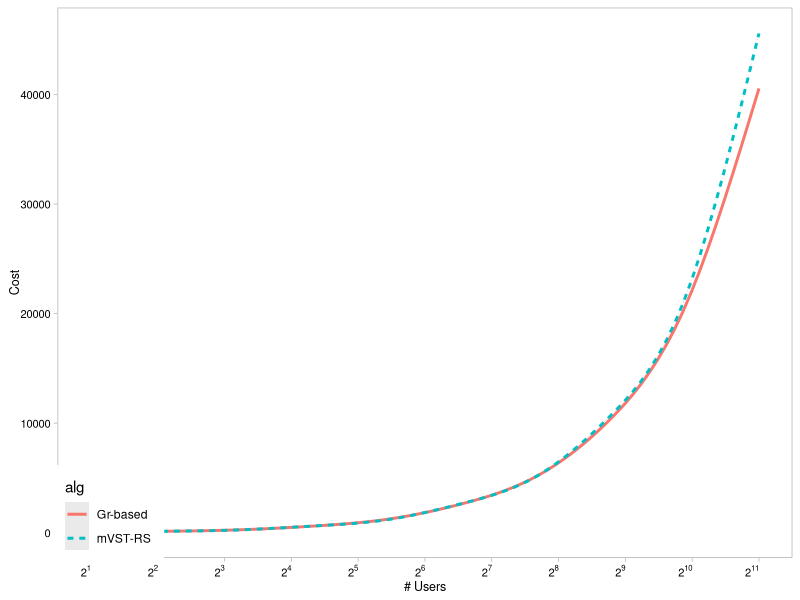
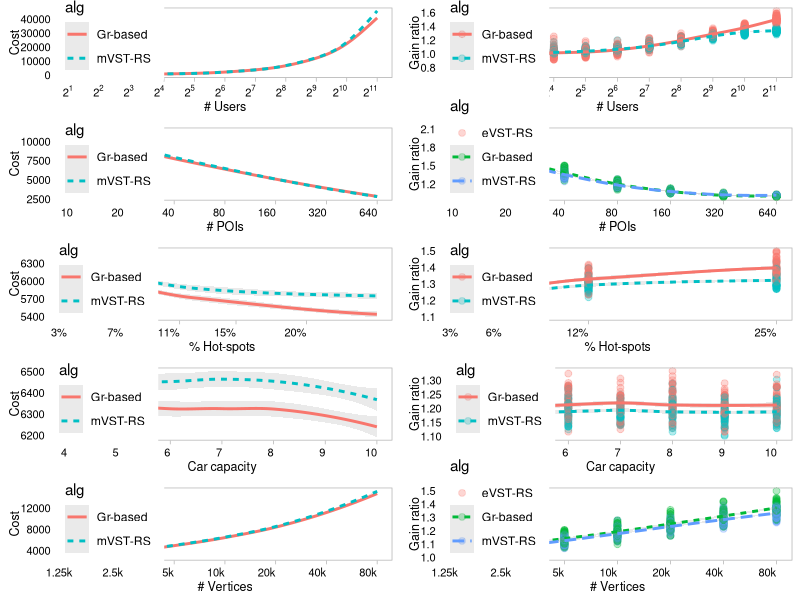
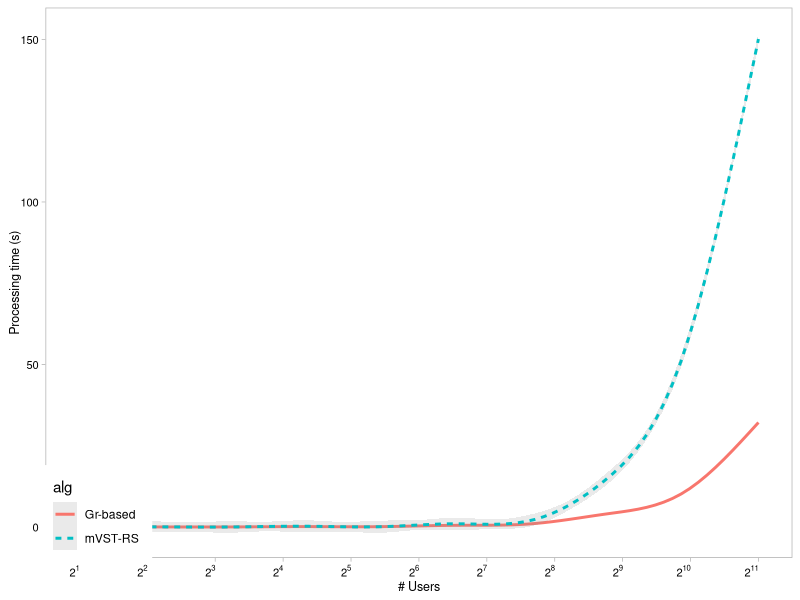
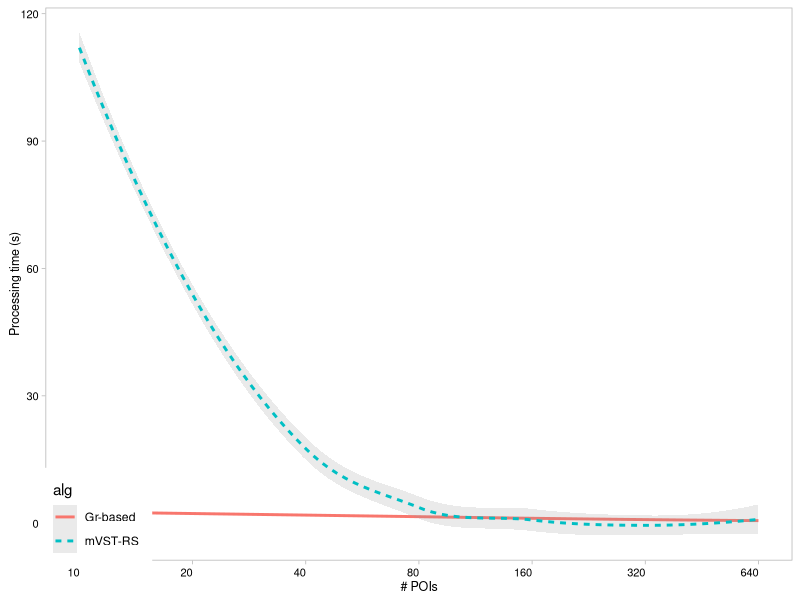
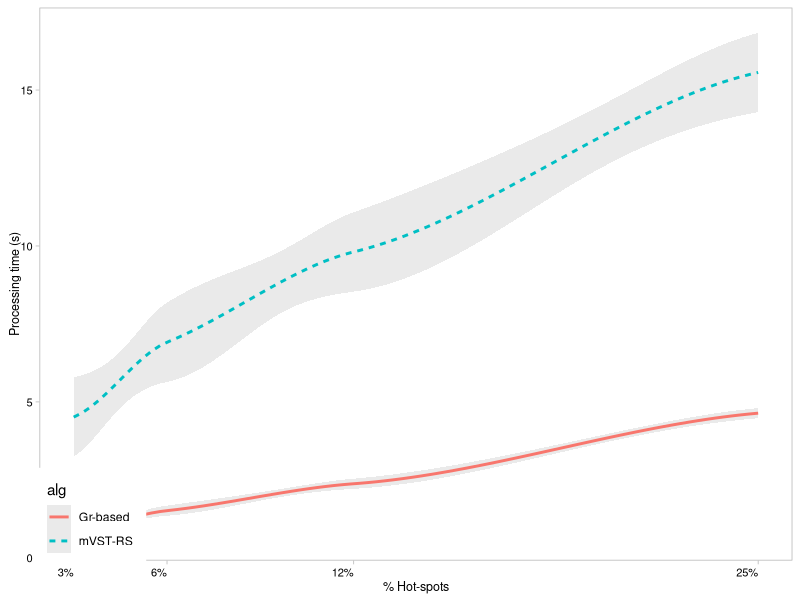
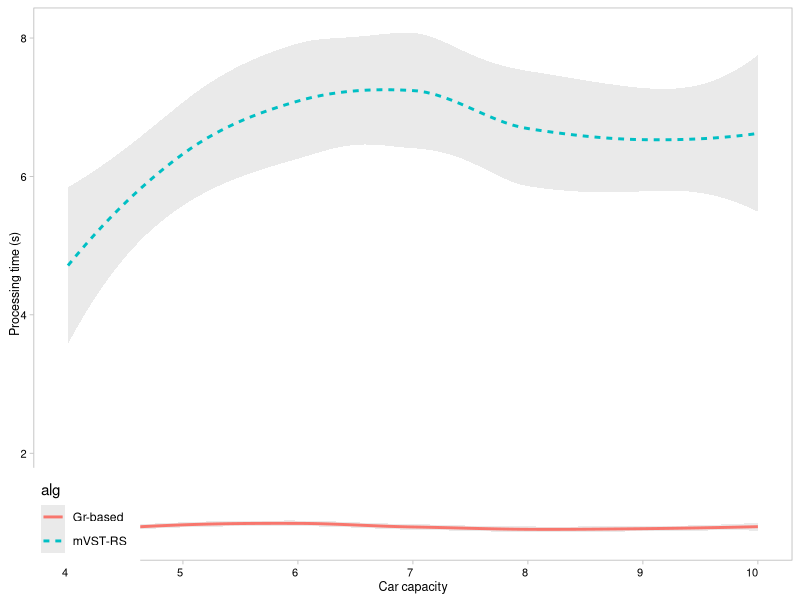
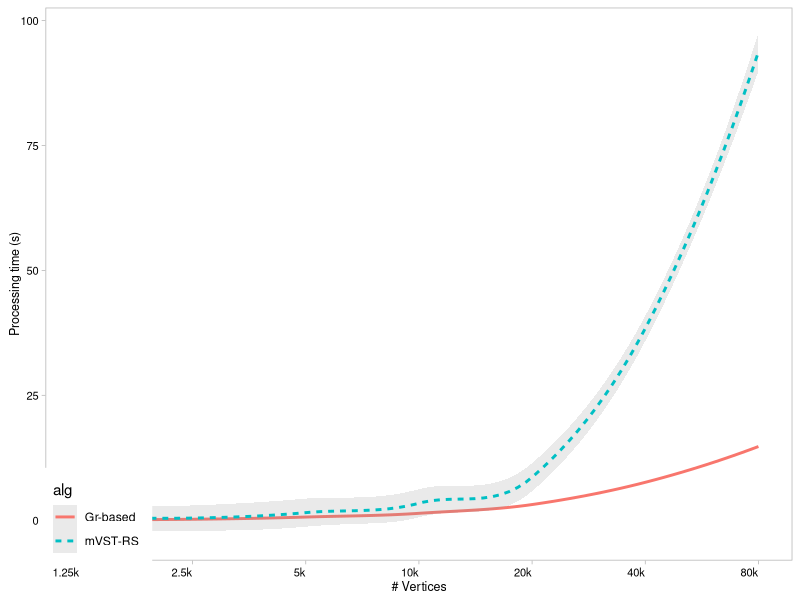
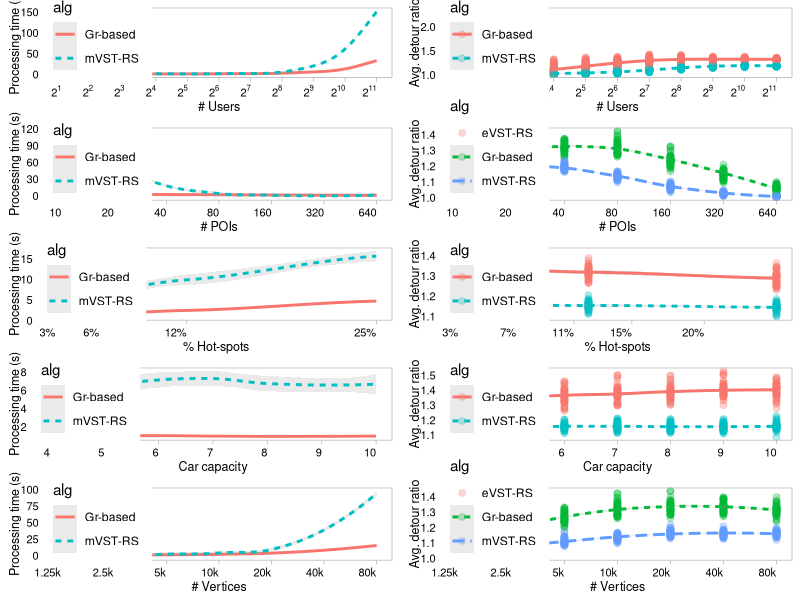

Write R code to recreate these figures, in order.
setwd("C:/Users/oscarcg/Dropbox/Education/Unimelb PhD/code/Experiments/files/")

users <- read.csv("50 samples/users.csv", header = FALSE)
names(users) <- c("alg", "seed", "n_size", "hs_size", "u", "p", "cap", "samp", "e_time", "cost", "gr", "avg_dr", "num_cars", "avg_or")

pois <- read.csv("50 samples/POIs.csv", header = FALSE)
names(pois) <- c("alg", "seed", "n_size", "hs_size", "u", "p", "cap", "samp", "e_time", "cost", "gr", "avg_dr", "num_cars", "avg_or")

hotspots <- read.csv("50 samples/hotspots.csv", header = FALSE)
names(hotspots) <- c("alg", "seed", "n_size", "hs_size", "u", "p", "cap", "samp", "e_time", "cost", "gr", "avg_dr", "num_cars", "avg_or")
hotspots$prop <- 0
hotspots[with(hotspots, hs_size < 450), "prop"] <- 0.03
hotspots[with(hotspots, hs_size > 450 & hs_size < 900), "prop"] <- 0.06
hotspots[with(hotspots, hs_size > 900 & hs_size < 1850), "prop"] <- 0.12
#hotspots[with(hotspots, hs_size > 1300 & hs_size < 1750), "prop"] <- 0.5
hotspots[with(hotspots, hs_size > 1850), "prop"] <- 0.25

cap <- read.csv("50 samples/capacity.csv", header = FALSE)
names(cap) <- c("alg", "seed", "n_size", "hs_size", "u", "p", "cap", "samp", "e_time", "cost", "gr", "avg_dr", "num_cars", "avg_or")

n_size <- read.csv("50 samples/network.csv", header = FALSE)
names(n_size) <- c("alg", "seed", "n_size", "hs_size", "u", "p", "cap", "samp", "e_time", "cost", "gr", "avg_dr", "num_cars", "avg_or")


library(ggplot2)

my_theme <- function(base_size = 11, base_family = "") {
  # Starts with theme_grey and then modify some parts
  theme_grey(base_size = base_size, base_family = base_family) %+replace%
    theme(
      # white panel with light grey border
      panel.background = element_rect(fill = "white", colour = NA),
      panel.border     = element_rect(fill = NA, colour = "grey70", size = 0.5),
      # light grey, thinner gridlines
      # => make them slightly darker to keep acceptable contrast
      #panel.grid.major = element_line(colour = "grey87", size = 0.25),
      #panel.grid.minor = element_line(colour = "grey87", size = 0.125),
      
      # match axes ticks thickness to gridlines and colour to panel border
      axis.ticks       = element_line(colour = "grey70", size = 0.25),
      
      # match legend key to panel.background
      #legend.key           = element_rect(fill = "white", colour = NA),
      
      #legend.position      = "none",
      
      legend.background    = element_rect(fill = "white", size = 4, colour = "white"),
      legend.justification = c(0, 0),
      legend.position      = c(0, 0),
      #legend.title         = element_blank(),
      
      #legend.text           = element_text(size = 8, lineheight = 0.9, hjust = 1),
      #legend.title          = element_text(size = 9),
      
      # dark strips with light text (inverse contrast compared to theme_grey)
      strip.background = element_rect(fill = "grey70", colour = NA),
      strip.text       = element_text(colour = "white", size = rel(0.8)),
      
      #axis.title.x = axis_x_title,
      #axis.title.y = axis_y_title,
      axis.title.x = element_text(size = 9, vjust = 0.5),
      axis.title.y = element_text(size = 9, angle = 90, vjust = 0.5),
      #axis.text    = element_text(size = 8, lineheight = 0.9, colour = "grey50", hjust = 1),
      axis.text    = element_text(size = 8, lineheight = 0.9, colour = "black", hjust = 1),
      
      complete = TRUE
    )
  
}

# Multiple plot function
#
# ggplot objects can be passed in ..., or to plotlist (as a list of ggplot objects)
# - cols:   Number of columns in layout
# - layout: A matrix specifying the layout. If present, 'cols' is ignored.
#
# If the layout is something like matrix(c(1,2,3,3), nrow=2, byrow=TRUE),
# then plot 1 will go in the upper left, 2 will go in the upper right, and
# 3 will go all the way across the bottom.
#
multiplot <- function(..., plotlist=NULL, file, cols=1, layout=NULL) {
  library(grid)
  
  # Make a list from the ... arguments and plotlist
  plots <- c(list(...), plotlist)
  
  numPlots = length(plots)
  
  # If layout is NULL, then use 'cols' to determine layout
  if (is.null(layout)) {
    # Make the panel
    # ncol: Number of columns of plots
    # nrow: Number of rows needed, calculated from # of cols
    layout <- matrix(seq(1, cols * ceiling(numPlots/cols)),
                     ncol = cols, nrow = ceiling(numPlots/cols))
  }
  
  if (numPlots==1) {
    print(plots[[1]])
    
  } else {
    # Set up the page
    grid.newpage()
    pushViewport(viewport(layout = grid.layout(nrow(layout), ncol(layout))))
    
    # Make each plot, in the correct location
    for (i in 1:numPlots) {
      # Get the i,j matrix positions of the regions that contain this subplot
      matchidx <- as.data.frame(which(layout == i, arr.ind = TRUE))
      
      print(plots[[i]], vp = viewport(layout.pos.row = matchidx$row,
                                      layout.pos.col = matchidx$col))
    }
  }
}

library(scales)

#COST
p_u_c <- ggplot(users, aes(x=u, y=cost, colour=alg, linetype=alg))
#p_u_c <- p_u_c + geom_point(alpha=.3, size=2)
p_u_c <- p_u_c + geom_smooth(alpha=.2, size=1)
p_u_c <- p_u_c + scale_x_log10(breaks = c(2, 4, 8, 16, 32, 64, 128, 256, 512, 1024, 2048), labels=math_format(2^.x)(1:11))
p_u_c <- p_u_c + my_theme()
p_u_c <- p_u_c + labs(x="# Users", y="Cost")
p_u_c

p_p_c <- ggplot(pois, aes(x=p, y=cost, colour=alg, linetype=alg))
#p_p_c <- p_p_c + geom_point(alpha=.3, size=2)
p_p_c <- p_p_c + geom_smooth(alpha=.2, size=1)
p_p_c <- p_p_c + scale_x_log10(breaks = c(10, 20, 40, 80, 160, 320, 640))
p_p_c <- p_p_c + my_theme()
p_p_c <- p_p_c + labs(x="# POIs", y="Cost")

p_h_c <- ggplot(hotspots, aes(x=prop, y=cost, colour=alg, linetype=alg))
#p_h_c <- p_h_c + geom_point(alpha=.3, size=2)
p_h_c <- p_h_c + geom_smooth(alpha=.2, size=1)
p_h_c <- p_h_c + scale_x_continuous(breaks = c(0.03, 0.07, 0.11, 0.15, 0.2), labels=c("3%", "7%", "11%", "15%", "20%"))
p_h_c <- p_h_c + my_theme()
p_h_c <- p_h_c + labs(x="% Hot-spots", y="Cost")

p_ca_c <- ggplot(cap, aes(x=cap, y=cost, colour=alg, linetype=alg))
#p_ca_c <- p_ca_c + geom_point(alpha=.3, size=2)
p_ca_c <- p_ca_c + geom_smooth(alpha=.2, size=1)
p_ca_c <- p_ca_c + scale_x_continuous(breaks = c(4, 5, 6, 7, 8, 9, 10))
p_ca_c <- p_ca_c + my_theme()
p_ca_c <- p_ca_c + labs(x="Car capacity", y="Cost")

p_n_c <- ggplot(n_size, aes(x=n_size, y=cost, colour=alg, linetype=alg))
#p_n_c <- p_n_c + geom_point(alpha=.3, size=2)
p_n_c <- p_n_c + geom_smooth(alpha=.2, size=1)
p_n_c <- p_n_c + scale_x_log10(breaks = c(1250, 2500, 5000, 10000, 20000, 40000, 80000), labels=c("1.25k", "2.5k", "5k", "10k", "20k", "40k", "80k"))
p_n_c <- p_n_c + my_theme()
p_n_c <- p_n_c + labs(x="# Vertices", y="Cost")

#GAIN RATIO
p_u_g <- ggplot(users, aes(x=u, y=gr, colour=alg, linetype=alg))
p_u_g <- p_u_g + geom_point(alpha=.3, size=2)
p_u_g <- p_u_g + geom_smooth(alpha=.2, size=1)
p_u_g <- p_u_g + scale_x_log10(breaks = c(2, 4, 8, 16, 32, 64, 128, 256, 512, 1024, 2048), labels=math_format(2^.x)(1:11))
p_u_g <- p_u_g + my_theme() 
p_u_g <- p_u_g + labs(x="# Users", y="Gain ratio")

p_p_g <- ggplot(pois, aes(x=p, y=gr, colour=alg, linetype=alg))
p_p_g <- p_p_g + geom_point(alpha=.3, size=2)
p_p_g <- p_p_g + geom_smooth(alpha=.2, size=1)
p_p_g <- p_p_g + scale_x_log10(breaks = c(10, 20, 40, 80, 160, 320, 640))
p_p_g <- p_p_g + my_theme()
p_p_g <- p_p_g + labs(x="# POIs", y="Gain ratio")

p_h_g <- ggplot(hotspots, aes(x=prop, y=gr, colour=alg, linetype=alg))
p_h_g <- p_h_g + geom_point(alpha=.3, size=2)
p_h_g <- p_h_g + geom_smooth(alpha=.2, size=1)
p_h_g <- p_h_g + scale_x_continuous(breaks = c(0.03, 0.06, 0.12, 0.25), labels=c("3%", "6%", "12%", "25%"))
p_h_g <- p_h_g + my_theme()
p_h_g <- p_h_g + labs(x="% Hot-spots", y="Gain ratio")

p_ca_g <- ggplot(cap, aes(x=cap, y=gr, colour=alg, linetype=alg))
p_ca_g <- p_ca_g + geom_point(alpha=.3, size=2)
p_ca_g <- p_ca_g + geom_smooth(alpha=.2, size=1)
p_ca_g <- p_ca_g + scale_x_continuous(breaks = c(4, 5, 6, 7, 8, 9, 10))
p_ca_g <- p_ca_g + my_theme()
p_ca_g <- p_ca_g + labs(x="Car capacity", y="Gain ratio")

p_n_g <- ggplot(n_size, aes(x=n_size, y=gr, colour=alg, linetype=alg))
p_n_g <- p_n_g + geom_point(alpha=.3, size=2)
p_n_g <- p_n_g + geom_smooth(alpha=.2, size=1)
p_n_g <- p_n_g + scale_x_log10(breaks = c(1250, 2500, 5000, 10000, 20000, 40000, 80000), labels=c("1.25k", "2.5k", "5k", "10k", "20k", "40k", "80k"))
p_n_g <- p_n_g + my_theme()
p_n_g <- p_n_g + labs(x="# Vertices", y="Gain ratio")

multiplot(p_u_c, p_p_c, p_h_c, p_ca_c, p_n_c, p_u_g, p_p_g, p_h_g, p_ca_g, p_n_g, cols=2)


#TIME
p_u_t <- ggplot(users, aes(x=u, y=e_time, colour=alg, linetype=alg))
#p_u_t <- p_u_t + geom_point(alpha=.3, size=2)
p_u_t <- p_u_t + geom_smooth(alpha=.2, size=1)
p_u_t <- p_u_t + scale_x_log10(breaks = c(2, 4, 8, 16, 32, 64, 128, 256, 512, 1024, 2048), labels=math_format(2^.x)(1:11))
p_u_t <- p_u_t + my_theme()
p_u_t <- p_u_t + labs(x="# Users", y="Processing time (s)")
p_u_t

p_p_t <- ggplot(pois, aes(x=p, y=e_time, colour=alg, linetype=alg))
#p_p_t <- p_p_t + geom_point(alpha=.3, size=2)
p_p_t <- p_p_t + geom_smooth(alpha=.2, size=1)
p_p_t <- p_p_t + scale_x_log10(breaks = c(10, 20, 40, 80, 160, 320, 640))
p_p_t <- p_p_t + my_theme()
p_p_t <- p_p_t + labs(x="# POIs", y="Processing time (s)")
p_p_t

p_h_t <- ggplot(hotspots, aes(x=prop, y=e_time, colour=alg, linetype=alg))
#p_h_t <- p_h_t + geom_point(alpha=.3, size=2)
p_h_t <- p_h_t + geom_smooth(alpha=.2, size=1)
p_h_t <- p_h_t + scale_x_continuous(breaks = c(0.03, 0.06, 0.12, 0.25), labels=c("3%", "6%", "12%", "25%"))
p_h_t <- p_h_t + my_theme()
p_h_t <- p_h_t + labs(x="% Hot-spots", y="Processing time (s)")
p_h_t

p_ca_t <- ggplot(cap, aes(x=cap, y=e_time, colour=alg, linetype=alg))
#p_ca_t <- p_ca_t + geom_point(alpha=.3, size=2)
p_ca_t <- p_ca_t + geom_smooth(alpha=.2, size=1)
p_ca_t <- p_ca_t + scale_x_continuous(breaks = c(4, 5, 6, 7, 8, 9, 10))
p_ca_t <- p_ca_t + my_theme()
p_ca_t <- p_ca_t + labs(x="Car capacity", y="Processing time (s)")
p_ca_t

p_n_t <- ggplot(n_size, aes(x=n_size, y=e_time, colour=alg, linetype=alg))
#p_n_t <- p_n_t + geom_point(alpha=.3, size=2)
p_n_t <- p_n_t + geom_smooth(alpha=.2, size=1)
p_n_t <- p_n_t + scale_x_log10(breaks = c(1250, 2500, 5000, 10000, 20000, 40000, 80000), labels=c("1.25k", "2.5k", "5k", "10k", "20k", "40k", "80k"))
p_n_t <- p_n_t + my_theme()
p_n_t <- p_n_t + labs(x="# Vertices", y="Processing time (s)")
p_n_t

#AVG. DETOUR RATIO
p_u_d <- ggplot(users, aes(x=u, y=avg_dr, colour=alg, linetype=alg))
p_u_d <- p_u_d + geom_point(alpha=.3, size=2)
p_u_d <- p_u_d + geom_smooth(alpha=.2, size=1)
p_u_d <- p_u_d + scale_x_log10(breaks = c(2, 4, 8, 16, 32, 64, 128, 256, 512, 1024, 2048), labels=math_format(2^.x)(1:11))
p_u_d <- p_u_d + my_theme() 
p_u_d <- p_u_d + labs(x="# Users", y="Avg. detour ratio")

p_p_d <- ggplot(pois, aes(x=p, y=avg_dr, colour=alg, linetype=alg))
p_p_d <- p_p_d + geom_point(alpha=.3, size=2)
p_p_d <- p_p_d + geom_smooth(alpha=.2, size=1)
p_p_d <- p_p_d + scale_x_log10(breaks = c(10, 20, 40, 80, 160, 320, 640))
p_p_d <- p_p_d + my_theme()
p_p_d <- p_p_d + labs(x="# POIs", y="Avg. detour ratio")

p_h_d <- ggplot(hotspots, aes(x=prop, y=avg_dr, colour=alg, linetype=alg))
p_h_d <- p_h_d + geom_point(alpha=.3, size=2)
p_h_d <- p_h_d + geom_smooth(alpha=.2, size=1)
p_h_d <- p_h_d + scale_x_continuous(breaks = c(0.03, 0.07, 0.11, 0.15, 0.2), labels=c("3%", "7%", "11%", "15%", "20%"))
p_h_d <- p_h_d + my_theme()
p_h_d <- p_h_d + labs(x="% Hot-spots", y="Avg. detour ratio")

p_ca_d <- ggplot(cap, aes(x=cap, y=avg_dr, colour=alg, linetype=alg))
p_ca_d <- p_ca_d + geom_point(alpha=.3, size=2)
p_ca_d <- p_ca_d + geom_smooth(alpha=.2, size=1)
p_ca_d <- p_ca_d + scale_x_continuous(breaks = c(4, 5, 6, 7, 8, 9, 10))
p_ca_d <- p_ca_d + my_theme()
p_ca_d <- p_ca_d + labs(x="Car capacity", y="Avg. detour ratio")

p_n_d <- ggplot(n_size, aes(x=n_size, y=avg_dr, colour=alg, linetype=alg))
p_n_d <- p_n_d + geom_point(alpha=.3, size=2)
p_n_d <- p_n_d + geom_smooth(alpha=.2, size=1)
p_n_d <- p_n_d + scale_x_log10(breaks = c(1250, 2500, 5000, 10000, 20000, 40000, 80000), labels=c("1.25k", "2.5k", "5k", "10k", "20k", "40k", "80k"))
p_n_d <- p_n_d + my_theme()
p_n_d <- p_n_d + labs(x="# Vertices", y="Avg. detour ratio")

multiplot(p_u_t, p_p_t, p_h_t, p_ca_t, p_n_t, p_u_d, p_p_d, p_h_d, p_ca_d, p_n_d, cols=2)


#NUM. CARS
p_u_nc <- ggplot(users, aes(x=u, y=num_cars, colour=alg, linetype=alg))
p_u_nc <- p_u_nc + geom_point(alpha=.3, size=2)
p_u_nc <- p_u_nc + geom_smooth(alpha=.2, size=1)
p_u_nc <- p_u_nc + scale_x_log10(breaks = c(2, 4, 8, 16, 32, 64, 128, 256, 512, 1024, 2048), labels=math_format(2^.x)(1:11))
p_u_nc <- p_u_nc + my_theme()
p_u_nc <- p_u_nc + labs(x="# Users", y="# Cars")

p_p_nc <- ggplot(pois, aes(x=p, y=num_cars, colour=alg, linetype=alg))
p_p_nc <- p_p_nc + geom_point(alpha=.3, size=2)
p_p_nc <- p_p_nc + geom_smooth(alpha=.2, size=1)
p_p_nc <- p_p_nc + scale_x_log10(breaks = c(10, 20, 40, 80, 160, 320, 640))
p_p_nc <- p_p_nc + my_theme()
p_p_nc <- p_p_nc + labs(x="# POIs", y="# Cars")

p_h_nc <- ggplot(hotspots, aes(x=prop, y=num_cars, colour=alg, linetype=alg))
p_h_nc <- p_h_nc + geom_point(alpha=.3, size=2)
p_h_nc <- p_h_nc + geom_smooth(alpha=.2, size=1)
p_h_nc <- p_h_nc + scale_x_continuous(breaks = c(0.03, 0.07, 0.11, 0.15, 0.2), labels=c("3%", "7%", "11%", "15%", "20%"))
p_h_nc <- p_h_nc + my_theme()
p_h_nc <- p_h_nc + labs(x="% Hot-spots", y="# Cars")

p_ca_nc <- ggplot(cap, aes(x=cap, y=num_cars, colour=alg, linetype=alg))
p_ca_nc <- p_ca_nc + geom_point(alpha=.3, size=2)
p_ca_nc <- p_ca_nc + geom_smooth(alpha=.2, size=1)
p_ca_nc <- p_ca_nc + scale_x_continuous(breaks = c(4, 5, 6, 7, 8, 9, 10))
p_ca_nc <- p_ca_nc + my_theme()
p_ca_nc <- p_ca_nc + labs(x="Car capacity", y="# Cars")

p_n_nc <- ggplot(n_size, aes(x=n_size, y=num_cars, colour=alg, linetype=alg))
p_n_nc <- p_n_nc + geom_point(alpha=.3, size=2)
p_n_nc <- p_n_nc + geom_smooth(alpha=.2, size=1)
p_n_nc <- p_n_nc + scale_x_log10(breaks = c(1250, 2500, 5000, 10000, 20000, 40000, 80000), labels=c("1.25k", "2.5k", "5k", "10k", "20k", "40k", "80k"))
p_n_nc <- p_n_nc + my_theme()
p_n_nc <- p_n_nc + labs(x="# Vertices", y="# Cars")

#AVG. OCCUPANCY RATIO
p_u_o <- ggplot(users, aes(x=u, y=avg_or, colour=alg, linetype=alg))
p_u_o <- p_u_o + geom_point(alpha=.3, size=2)
p_u_o <- p_u_o + geom_smooth(alpha=.2, size=1)
p_u_o <- p_u_o + scale_x_log10(breaks = c(2, 4, 8, 16, 32, 64, 128, 256, 512, 1024, 2048), labels=math_format(2^.x)(1:11))
p_u_o <- p_u_o + my_theme() 
p_u_o <- p_u_o + labs(x="# Users", y="Avg. occupancy ratio")

p_p_o <- ggplot(pois, aes(x=p, y=avg_or, colour=alg, linetype=alg))
p_p_o <- p_p_o + geom_point(alpha=.3, size=2)
p_p_o <- p_p_o + geom_smooth(alpha=.2, size=1)
p_p_o <- p_p_o + scale_x_log10(breaks = c(10, 20, 40, 80, 160, 320, 640))
p_p_o <- p_p_o + my_theme()
p_p_o <- p_p_o + labs(x="# POIs", y="Avg. occupancy ratio")

p_h_o <- ggplot(hotspots, aes(x=prop, y=avg_or, colour=alg, linetype=alg))
p_h_o <- p_h_o + geom_point(alpha=.3, size=2)
p_h_o <- p_h_o + geom_smooth(alpha=.2, size=1)
p_h_o <- p_h_o + scale_x_continuous(breaks = c(0.03, 0.07, 0.11, 0.15, 0.2), labels=c("3%", "7%", "11%", "15%", "20%"))
p_h_o <- p_h_o + my_theme()
p_h_o <- p_h_o + labs(x="% Hot-spots", y="Avg. occupancy ratio")

p_ca_o <- ggplot(cap, aes(x=cap, y=avg_or, colour=alg, linetype=alg))
p_ca_o <- p_ca_o + geom_point(alpha=.3, size=2)
p_ca_o <- p_ca_o + geom_smooth(alpha=.2, size=1)
p_ca_o <- p_ca_o + scale_x_continuous(breaks = c(4, 5, 6, 7, 8, 9, 10))
p_ca_o <- p_ca_o + my_theme()
p_ca_o <- p_ca_o + labs(x="Car capacity", y="Avg. occupancy ratio")

p_n_o <- ggplot(n_size, aes(x=n_size, y=avg_or, colour=alg, linetype=alg))
p_n_o <- p_n_o + geom_point(alpha=.3, size=2)
p_n_o <- p_n_o + geom_smooth(alpha=.2, size=1)
p_n_o <- p_n_o + scale_x_log10(breaks = c(1250, 2500, 5000, 10000, 20000, 40000, 80000), labels=c("1.25k", "2.5k", "5k", "10k", "20k", "40k", "80k"))
p_n_o <- p_n_o + my_theme()
p_n_o <- p_n_o + labs(x="# Vertices", y="Avg. occupancy ratio")

multiplot(p_u_nc, p_p_nc, p_h_nc, p_ca_nc, p_n_nc, p_u_o, p_p_o, p_h_o, p_ca_o, p_n_o, cols=2)